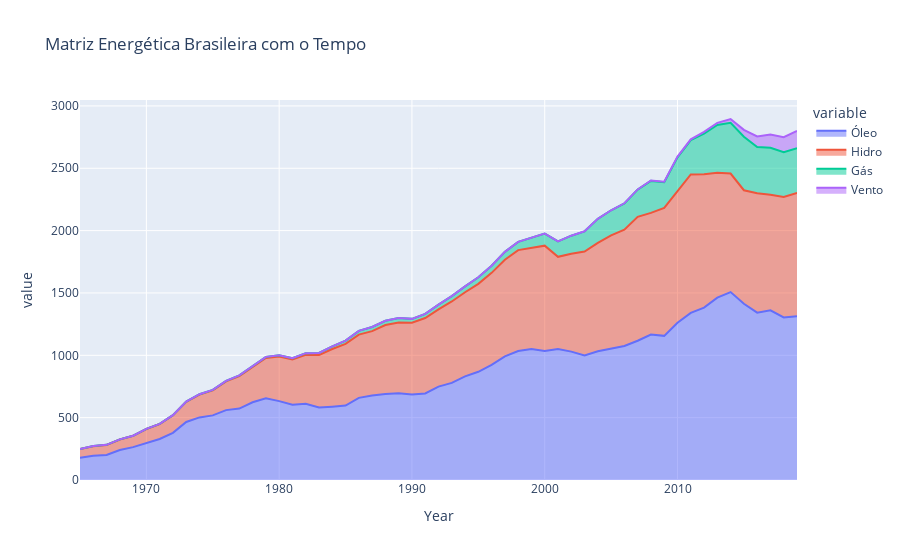

Notebook code cell kept with this figure:
### Markdown cell above
# Comparando o consumo energético do Brasil internamente
Pode-se perceber que, além do *óleo*, indispensável para o funcionamento de grande parte da frota nacional, o consumo de energia hidrelétrica é impressionantemente elevado. Isso porque, graças ao extenso e favorável território brasileiro, somos um dos países mais capazes de se sustentar majoritariamente de energia renovável.

Porém, apesar das vantagens globais do aproveitamento da energia provinda das águas, ela trás também algumas grandes desvantagens locais, como a destruição do habitat das fauna e flora nativa e a mudança forçada de povos indígenas que habitem a região. Sendo assim, observa-se que o País tem investido, principalmente a partir de 2010, em outra fonte de energia ainda menos danosa: a eólica. Segundo a Wikipédia, o Rio Grande do Norte é o estado que mais sustenta a energia eólica brasileira, seguido do Piauí e Pernambuco.

### Code cell
px.area(BrData, x = "Year", y = ["Óleo", "Hidro", "Gás", "Vento"], title = "Matriz Energética Brasileira com o Tempo").show()

### Figure 1 — Plotly figure (JSON) as saved in the notebook; plotly's stock layout.template omitted (floating-point values rounded to 4 significant figures)
{"data": [{"hovertemplate": "variable=Óleo<br>Year=%{x}<br>value=%{y}<extra></extra>", "legendgroup": "Óleo", "line": {"color": "#636efa"}, "mode": "lines", "name": "Óleo", "orientation": "v", "showlegend": true, "stackgroup": "1", "type": "scatter", "x": [1965, 1966, 1967, 1968, 1969, 1970, 1971, 1972, 1973, 1974, 1975, 1976, 1977, 1978, 1979, 1980, 1981, 1982, 1983, 1984, 1985, 1986, 1987, 1988, 1989, 1990, 1991, 1992, 1993, 1994, 1995, 1996, 1997, 1998, 1999, 2000, 2001, 2002, 2003, 2004, 2005, 2006, 2007, 2008, 2009, 2010, 2011, 2012, 2013, 2014, 2015, 2016, 2017, 2018, 2019], "xaxis": "x", "y": [177.7, 193.8, 200.0, 240.2, 263.6, 298.2, 328.6, 378.0, 465.3, 501.8, 518.0, 560.3, 573.1, 623.5, 655.1, 632.7, 603.6, 611.9, 580.9, 588.0, 596.7, 659.0, 678.0, 689.9, 695.2, 686.6, 694.3, 748.6, 778.8, 831.4, 867.7, 923.0, 992.0, 1034.0, 1050.0, 1034.0, 1051.0, 1030.0, 999.1, 1033.0, 1054.0, 1075.0, 1117.0, 1167.0, 1156.0, 1261.0, 1341.0, 1383.0, 1462.0, 1507.0, 1414.0, 1342.0, 1361.0, 1303.0, 1314.0], "yaxis": "y"}, {"hovertemplate": "variable=Hidro<br>Year=%{x}<br>value=%{y}<extra></extra>", "legendgroup": "Hidro", "line": {"color": "#EF553B"}, "mode": "lines", "name": "Hidro", "orientation": "v", "showlegend": true, "stackgroup": "1", "type": "scatter", "x": [1965, 1966, 1967, 1968, 1969, 1970, 1971, 1972, 1973, 1974, 1975, 1976, 1977, 1978, 1979, 1980, 1981, 1982, 1983, 1984, 1985, 1986, 1987, 1988, 1989, 1990, 1991, 1992, 1993, 1994, 1995, 1996, 1997, 1998, 1999, 2000, 2001, 2002, 2003, 2004, 2005, 2006, 2007, 2008, 2009, 2010, 2011, 2012, 2013, 2014, 2015, 2016, 2017, 2018, 2019], "xaxis": "x", "y": [70.88, 77.52, 81.08, 84.86, 90.81, 110.6, 120.0, 140.8, 160.8, 182.4, 200.8, 230.3, 259.7, 285.4, 323.8, 358.1, 363.2, 392.0, 420.8, 462.8, 495.5, 506.7, 515.6, 553.0, 568.6, 574.2, 605.0, 620.4, 653.0, 674.2, 705.3, 738.2, 774.9, 809.6, 813.9, 845.6, 739.3, 784.4, 832.6, 868.4, 907.7, 932.3, 993.5, 975.5, 1026.0, 1052.0, 1110.0, 1070.0, 1001.0, 950.4, 910.1, 957.9, 927.3, 966.7, 988.7], "yaxis": "y"}, {"hovertemplate": "variable=Gás<br>Year=%{x}<br>value=%{y}<extra></extra>", "legendgroup": "Gás", "line": {"color": "#00cc96"}, "mode": "lines", "name": "Gás", "orientation": "v", "showlegend": true, "stackgroup": "1", "type": "scatter", "x": [1965, 1966, 1967, 1968, 1969, 1970, 1971, 1972, 1973, 1974, 1975, 1976, 1977, 1978, 1979, 1980, 1981, 1982, 1983, 1984, 1985, 1986, 1987, 1988, 1989, 1990, 1991, 1992, 1993, 1994, 1995, 1996, 1997, 1998, 1999, 2000, 2001, 2002, 2003, 2004, 2005, 2006, 2007, 2008, 2009, 2010, 2011, 2012, 2013, 2014, 2015, 2016, 2017, 2018, 2019], "xaxis": "x", "y": [0.5134, 0.6004, 0.6787, 0.7173, 0.756, 0.811, 1.277, 1.754, 2.007, 3.862, 4.197, 4.836, 6.032, 7.938, 8.698, 10.17, 9.124, 13.04, 17.63, 20.52, 25.74, 29.99, 33.47, 33.7, 34.55, 31.46, 32.7, 37.04, 43.39, 47.39, 52.3, 57.63, 62.62, 65.63, 77.88, 97.05, 122.9, 145.2, 162.5, 193.2, 201.3, 211.7, 218.0, 256.6, 206.7, 275.8, 274.8, 325.8, 383.8, 406.6, 429.4, 370.9, 376.3, 358.9, 358.1], "yaxis": "y"}, {"hovertemplate": "variable=Vento<br>Year=%{x}<br>value=%{y}<extra></extra>", "legendgroup": "Vento", "line": {"color": "#ab63fa"}, "mode": "lines", "name": "Vento", "orientation": "v", "showlegend": true, "stackgroup": "1", "type": "scatter", "x": [1965, 1966, 1967, 1968, 1969, 1970, 1971, 1972, 1973, 1974, 1975, 1976, 1977, 1978, 1979, 1980, 1981, 1982, 1983, 1984, 1985, 1986, 1987, 1988, 1989, 1990, 1991, 1992, 1993, 1994, 1995, 1996, 1997, 1998, 1999, 2000, 2001, 2002, 2003, 2004, 2005, 2006, 2007, 2008, 2009, 2010, 2011, 2012, 2013, 2014, 2015, 2016, 2017, 2018, 2019], "xaxis": "x", "y": [0, 0, 0, 0, 0, 0, 0, 0, 0, 0, 0, 0, 0, 0, 0, 0, 0, 0, 0, 0, 0, 0, 0, 0, 0, 0, 0, 0, 0, 0, 0, 0.005556, 0.01111, 0.01389, 0.005556, 0.002778, 0.09632, 0.1673, 0.1662, 0.1651, 0.2499, 0.6335, 1.761, 3.123, 3.248, 5.675, 7.009, 13.01, 16.84, 31.07, 54.71, 84.22, 105.9, 120.5, 138.3], "yaxis": "y"}], "layout": {"autosize": true, "legend": {"title": {"text": "variable"}, "tracegroupgap": 0}, "title": {"text": "Matriz Energética Brasileira com o Tempo"}, "xaxis": {"anchor": "y", "autorange": true, "domain": [0, 1], "range": [1965, 2019], "title": {"text": "Year"}, "type": "linear"}, "yaxis": {"anchor": "x", "autorange": true, "domain": [0, 1], "range": [0, 3047.0], "title": {"text": "value"}, "type": "linear"}}}
